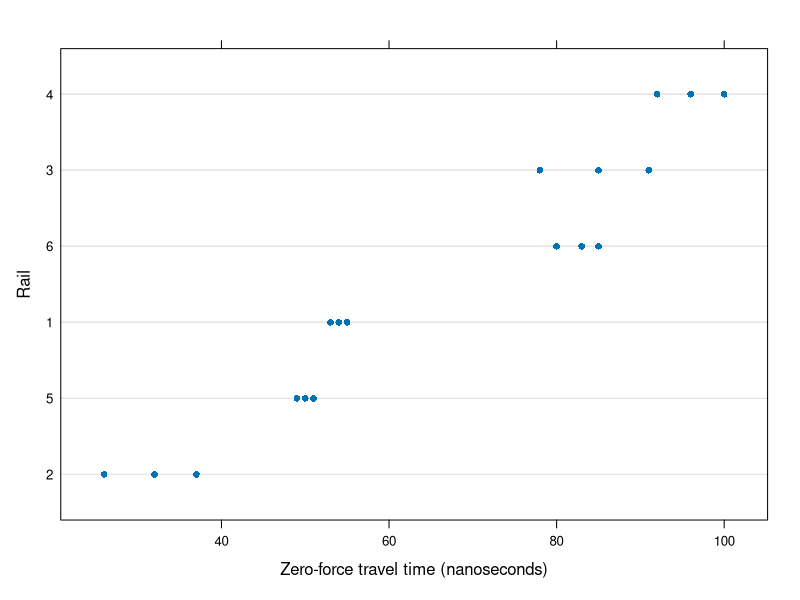
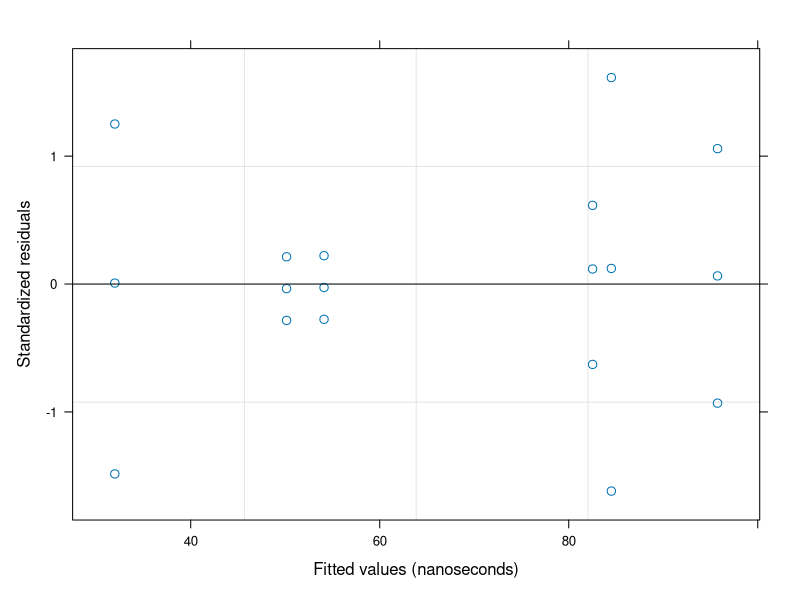
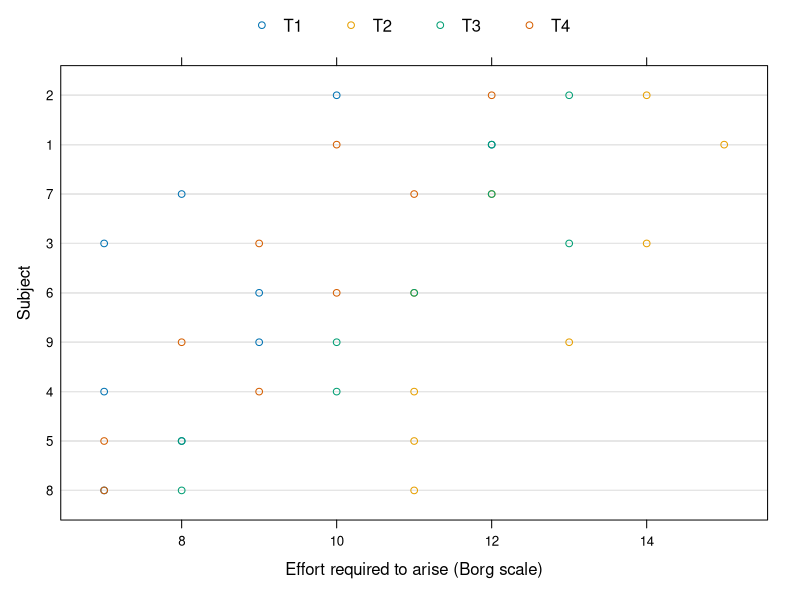
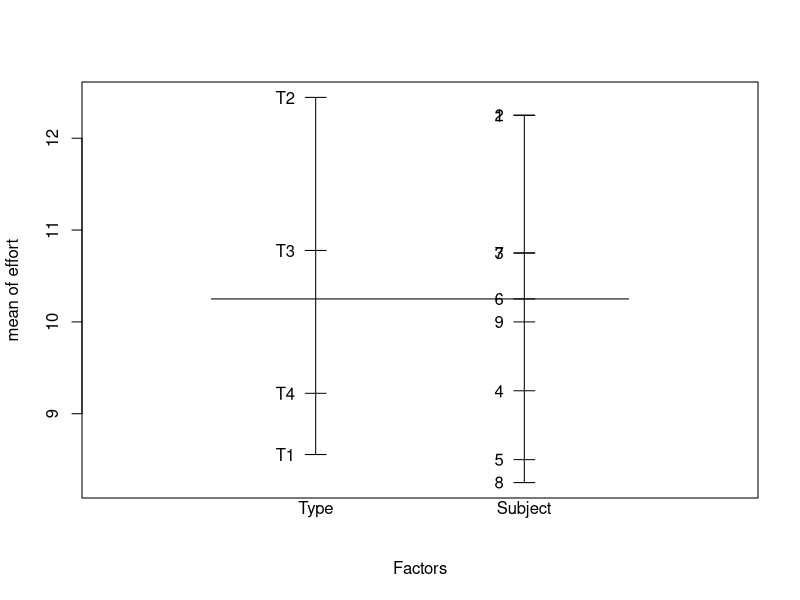
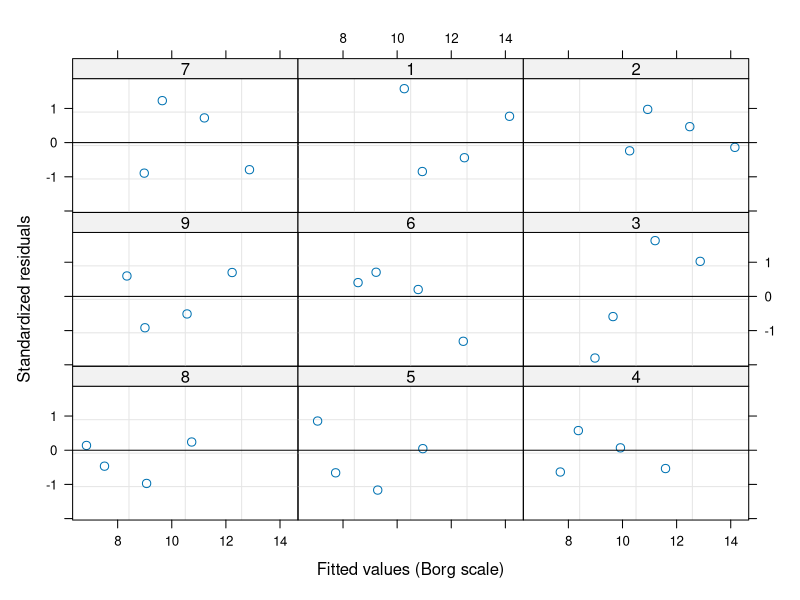
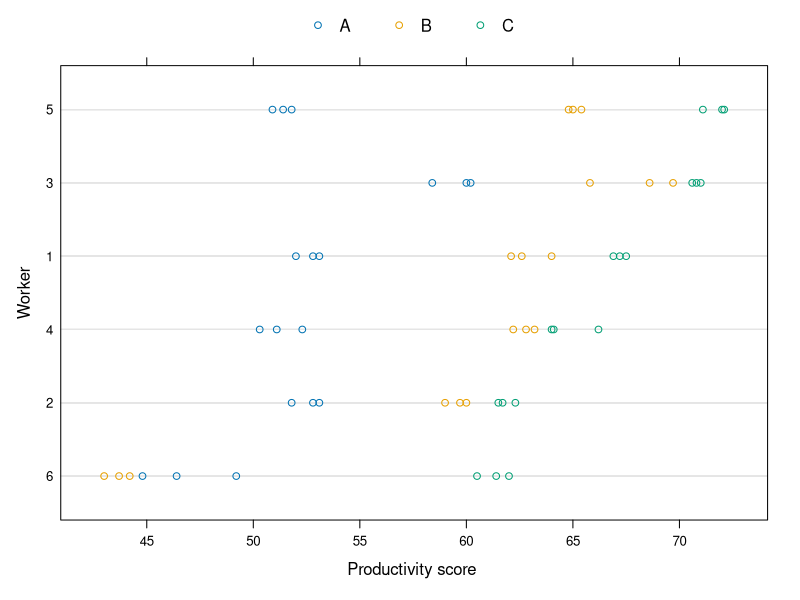
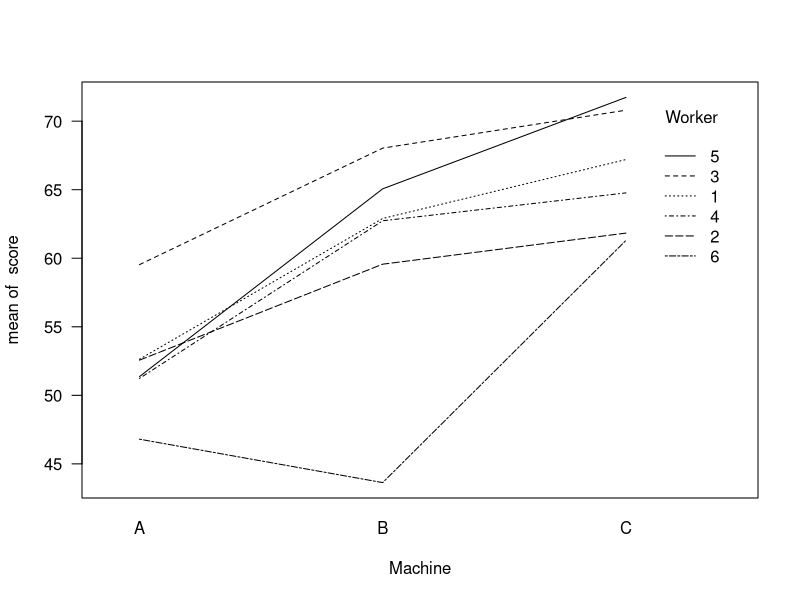

R code for these plots, in order:
## ---- chunk 1
knitr::opts_chunk$set(echo = TRUE)
knitr::opts_chunk$set(fig.align = "center")
knitr::opts_chunk$set(fig.height = 4)
knitr::opts_chunk$set(fig.width = 4)
## ---- chunk 2
library(nlme)
head(Rail)
class(Rail)
plot(Rail)
## ---- chunk 3
fm1Rail.lm <- lm(travel ~ 1, data = Rail)
summary(fm1Rail.lm)
## ---- chunk 4
fm2Rail.lm <- lm(travel ~ Rail - 1, data = Rail)
summary(fm2Rail.lm)
## ---- chunk 5
fm1Rail.lme <- lme(travel ~ 1, data = Rail, random = ~ 1 | Rail)
summary(fm1Rail.lme)
## ---- chunk 6
fm1Rail.lmeML <- update(fm1Rail.lme, method = "ML")
summary(fm1Rail.lmeML)
## ---- chunk 7
plot(fm1Rail.lme)
intervals(fm1Rail.lme)
anova(fm1Rail.lme)
## ---- chunk 8
plot(ergoStool)
plot.design(ergoStool)
## ---- chunk 9
#options( contrasts = c(factor = "contr.treatment", ordered = "contr.poly"))
options( contrasts = c(factor = "contr.helmert", ordered = "contr.poly"))
contrasts(ergoStool$Type)
## ---- chunk 10
ergoStool1 <- ergoStool[ ergoStool$Subject == "1", ]
model.matrix( effort ~ Type, ergoStool1)
## ---- chunk 11
fm1Stool <- lme(effort ~ Type, data = ergoStool, random = ~ 1 | Subject)
summary(fm1Stool)
anova(fm1Stool)
## ---- chunk 12
options( contrasts = c(factor = "contr.treatment", ordered = "contr.poly"))
#options( contrasts = c(factor = "contr.helmert", ordered = "contr.poly"))
contrasts(ergoStool$Type)
fm2Stool <- lme(effort ~ Type, data = ergoStool, random = ~ 1 | Subject)
summary(fm2Stool)
anova(fm2Stool)
## ---- chunk 13
model.matrix( effort ~ Type - 1, ergoStool1 )
fm3Stool <- lme(effort ~ Type, data = ergoStool, random = ~ 1 | Subject)
summary(fm3Stool)
anova(fm3Stool)
## ---- chunk 14
intervals(fm1Stool)
plot(fm1Stool, form = resid(., type = "p") ~ fitted(.) | Subject, abline = 0)
## ---- chunk 15
plot(Machines)
## ---- chunk 16
attach(Machines)
interaction.plot(Machine, Worker, score, las = 1)
detach()
